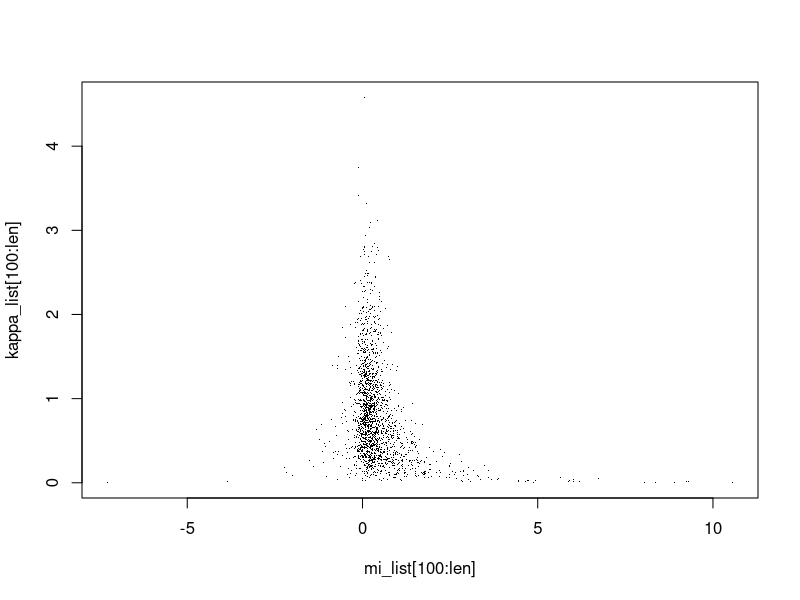
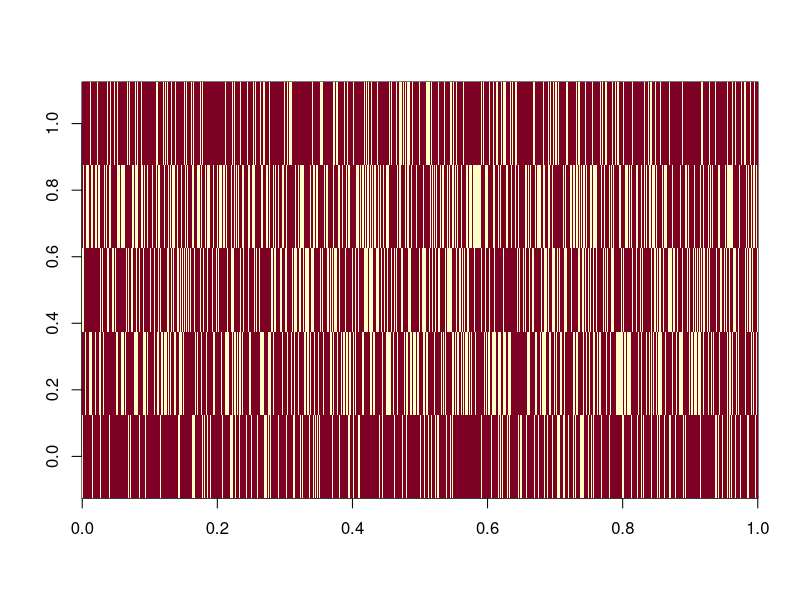
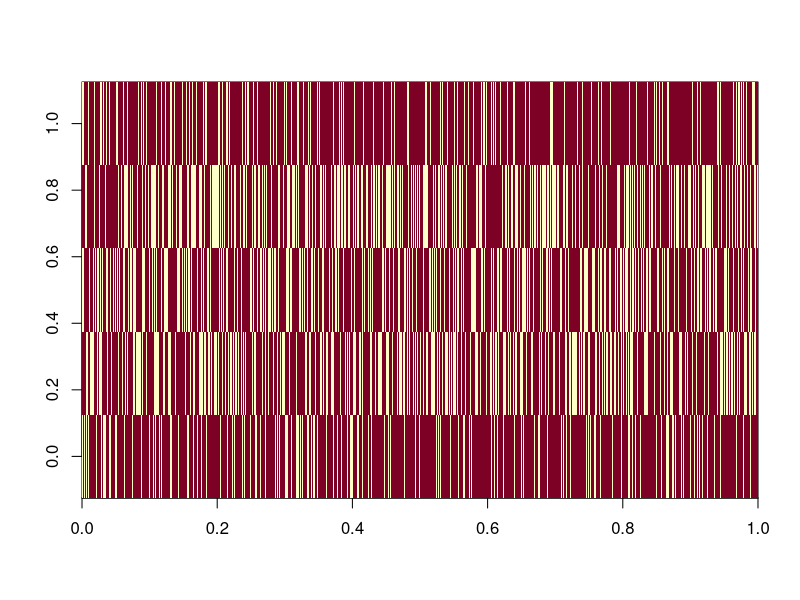

Recreate these plots in R, in order.
## ---- chunk 1
len <-2000

n <- 5
s2 <- 5
y_bar <- 0
m <- 5
v2 <- 0.2


mi_list <- numeric(len)   # mi
kappa_list <- numeric(len)  # kappa
kappa_list[1] <- 1

for(i in (2:len)){
  kappa <- kappa_list[i - 1]
  random_first <- rnorm(1, mean = (n*kappa*y_bar/(n*kappa + v2)) + ( (v2/(n*kappa + v2)) * m), sd = 1/(kappa*n + v2))
  mi_list[i] <- random_first
  
  mi <- mi_list[i]
  random_second <- rgamma(1, shape = n/2, rate = s2/2 + (n/2)*(mi - y_bar)*(mi - y_bar))
  kappa_list[i] <- random_second
}


plot(mi_list[100:len], kappa_list[100:len], pch =".")

mean(mi_list[100:len])
mean(kappa_list[100:len])
sd(mi_list[100:len])
sd(kappa_list[100:len])
## ---- chunk 2
# Parameters
n_sim <- 2000
burn  <- 500
d     <- 5
theta <- matrix(0, d, d)
theta[row(theta) == col(theta) - 1] <- -1
theta[row(theta) == col(theta) + 1] <- -1
mu <- rep(2, d)                      

# Experiment
X <- matrix(0, n_sim, d)

for (i in 2:n_sim) {
  x <- X[i - 1, ]                    
  for (j in 1:d) {
    eta <- mu[j] + sum(theta[j, ] * x)  
    p   <- 1 / (1 + exp(-eta))
    x[j] <- rbinom(1, 1, p)
  }
  X[i, ] <- x
}

# Simple statistics
colMeans(X[(burn + 1):n_sim, ])
cov(X[(burn + 1):n_sim, ])
image(X[(burn + 1):n_sim, ])
## ---- chunk 3
simulate_autologistic <- function(n_sim, burn, theta){

d <- ncol(theta)
X <- matrix(0, n_sim, d)

mu <- diag(theta)
diag(theta) <- 0

for (i in 2:n_sim) {
  x <- X[i - 1, ]                    
  for (j in 1:d) {
    eta <- mu[j] + sum(theta[j, ] * x)  
    p   <- 1 / (1 + exp(-eta))
    x[j] <- rbinom(1, 1, p)
  }
  X[i, ] <- x
}
return (X[(burn + 1):n_sim, ])
}
## ---- chunk 4
theta <- matrix(0, d, d)
theta[row(theta) == col(theta) - 1] <- -1
theta[row(theta) == col(theta) + 1] <- -1
diag(theta) <- 2

simulations <- simulate_autologistic(20000, 500, theta)
colMeans(simulations)
cov(simulations)
image(simulations)
